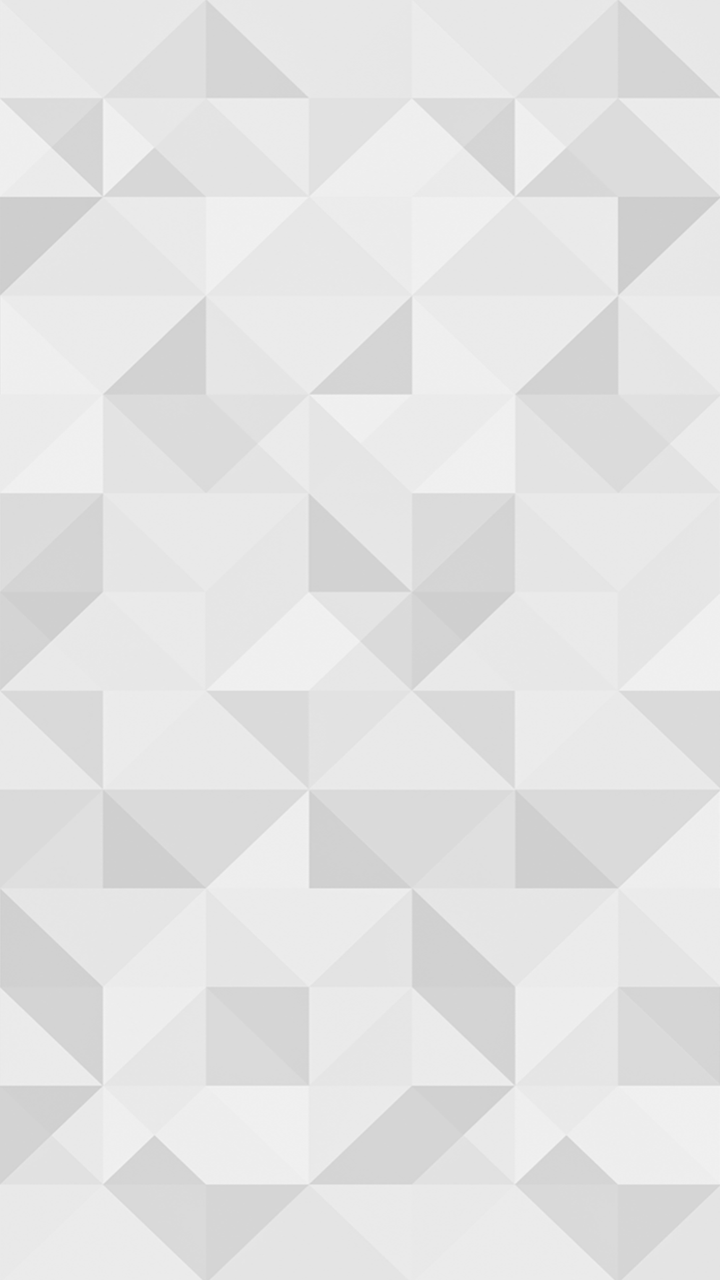
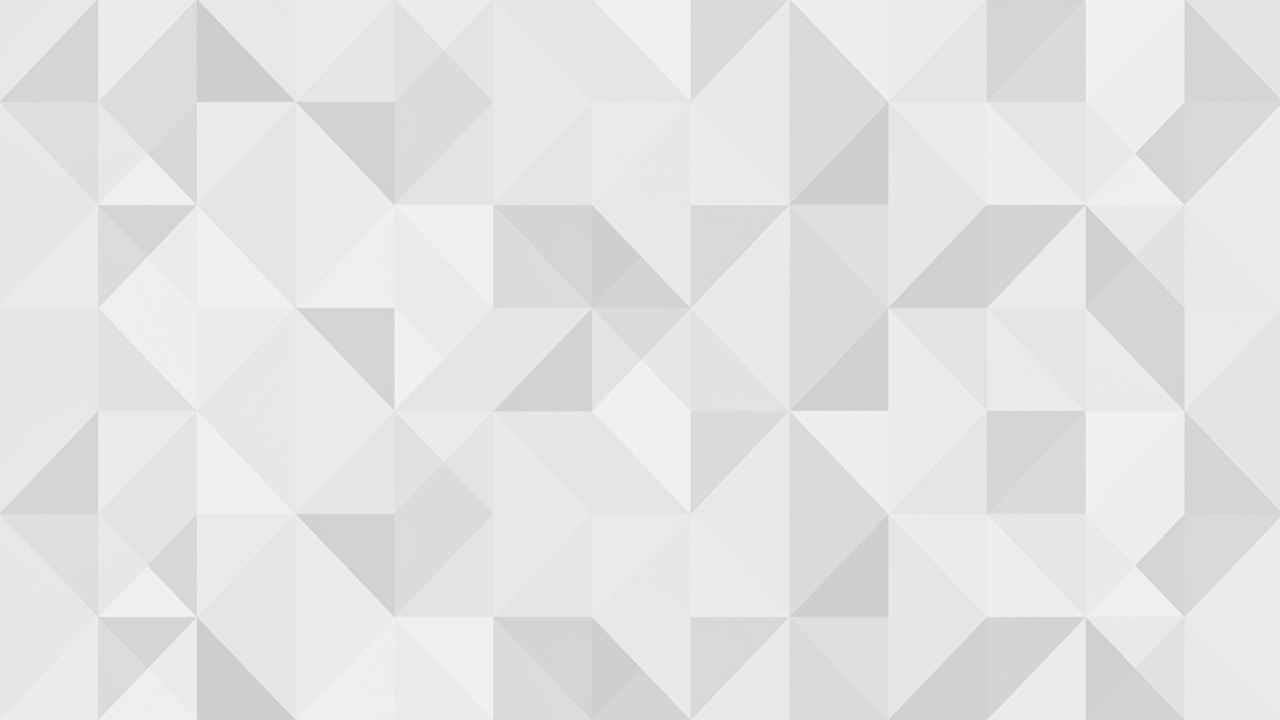

First picture: res/layout/ on a phone held upright. Second picture: the repository's own variant of that layout, on a device whose configuration matches the variant's folder. Source for both follows.
<!-- AndroidManifest.xml: application theme AppThemeTriolan -->
<!-- res/layout/favorite_channels.xml -->
<?xml version="1.0" encoding="utf-8"?>
<GridView xmlns:android="http://schemas.android.com/apk/res/android"
    android:numColumns="auto_fit"
    android:background="@drawable/back"
    android:gravity="center"
    android:columnWidth="125dp"
    android:stretchMode="columnWidth"
    android:layout_width="fill_parent"
    android:layout_height="fill_parent"
    android:scrollbarSize="2dp"
    android:scrollbarThumbVertical="@drawable/gradient_linear"
    android:paddingRight="5dp"
    android:id="@+id/grid_favorite"></GridView>
<!-- resources referenced by this layout -->
<resources>
  <!-- drawable back: png bitmap (drawable-hdpi, 161946 bytes) -->
  <!-- drawable gradient_linear (drawable) -->
  <selector
      xmlns:android="http://schemas.android.com/apk/res/android">
      <item>
          <shape>
              <gradient android:type="linear" android:endColor="#ffd60032" android:startColor="#ff0033" android:angle="-90.0" />
              <corners android:radius="0.0dip" />
          </shape>
      </item>
  </selector>
  <style name="AppThemeTriolan" parent="Theme.AppCompat.NoActionBar">
          <item name="searchViewStyle">@style/MySearchViewStyle</item>
          <item name="colorPrimary">@color/actionbar_color</item>
          <item name="colorPrimaryDark">@color/actionbar_color_dark</item>
          <item name="android:windowNoTitle">true</item>
          <item name="windowActionBar">false</item>
  
      </style>
  <style name="MySearchViewStyle" parent="Widget.AppCompat.SearchView">
          
          <item name="queryBackground">@drawable/abc_textfield_search_material</item>
          
          <item name="searchIcon">@drawable/abc_ic_search_api_mtrl_alpha</item>
  
      </style>
  <color name="actionbar_color">#e62118</color>
  <color name="actionbar_color_dark">#c31c13</color>
</resources>
<!-- res/layout-land/favorite_channels.xml (the author's variant of the layout above) -->
<!-- drawn on the phone turned sideways -->
<?xml version="1.0" encoding="utf-8"?>
<RelativeLayout xmlns:android="http://schemas.android.com/apk/res/android"
    android:layout_width="match_parent"
    android:layout_height="match_parent"
    android:background="@drawable/back_land"
    android:orientation="horizontal">

    <GridView
        android:id="@+id/grid_favorite"
        android:layout_width="fill_parent"
        android:layout_height="fill_parent"
        android:columnWidth="125dp"
        android:gravity="center"
        android:numColumns="7"
        android:paddingRight="5dp"
        android:scrollbarSize="2dp"
        android:scrollbarThumbVertical="@drawable/gradient_linear"
        android:stretchMode="columnWidth" />

</RelativeLayout>
<!-- resources referenced by the variant -->
<!-- as the phone turned sideways resolves them -->
<resources>
  <!-- drawable back_land: png bitmap (drawable-hdpi, 202148 bytes) -->
  <!-- drawable gradient_linear (drawable) -->
  <selector
      xmlns:android="http://schemas.android.com/apk/res/android">
      <item>
          <shape>
              <gradient android:type="linear" android:endColor="#ffd60032" android:startColor="#ff0033" android:angle="-90.0" />
              <corners android:radius="0.0dip" />
          </shape>
      </item>
  </selector>
  <style name="AppThemeTriolan" parent="Theme.AppCompat.NoActionBar">
          <item name="searchViewStyle">@style/MySearchViewStyle</item>
          <item name="colorPrimary">@color/actionbar_color</item>
          <item name="colorPrimaryDark">@color/actionbar_color_dark</item>
          <item name="android:windowNoTitle">true</item>
          <item name="windowActionBar">false</item>
  
      </style>
  <style name="MySearchViewStyle" parent="Widget.AppCompat.SearchView">
          
          <item name="queryBackground">@drawable/abc_textfield_search_material</item>
          
          <item name="searchIcon">@drawable/abc_ic_search_api_mtrl_alpha</item>
  
      </style>
  <color name="actionbar_color">#e62118</color>
  <color name="actionbar_color_dark">#c31c13</color>
</resources>
